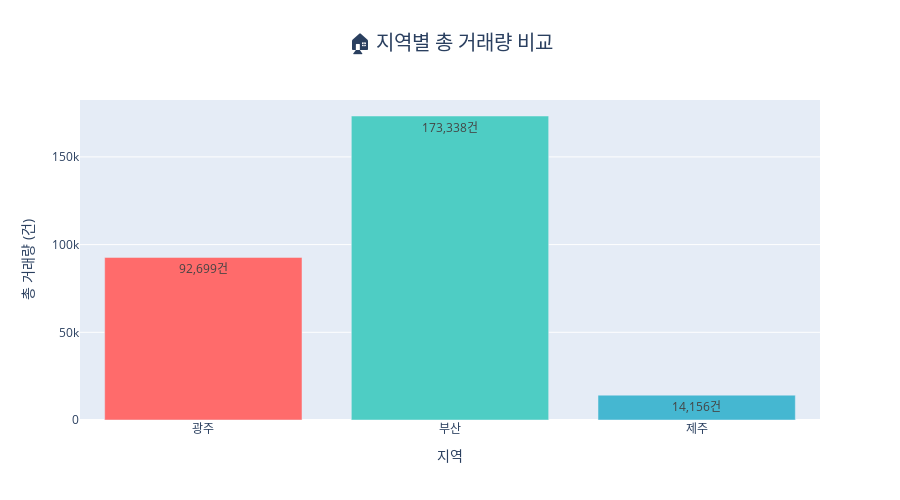
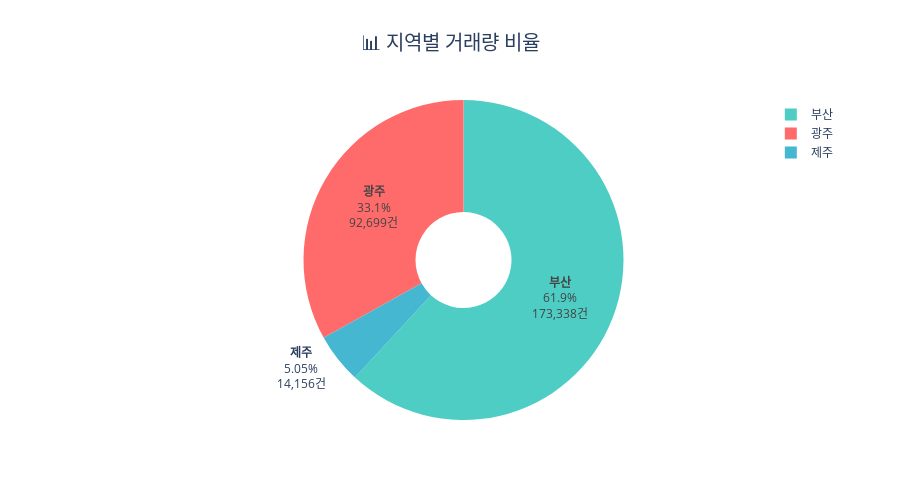

Notebook cell for these charts, in order:
### Code cell
# 아파트 총 거래량 분석


import pandas as pd
import numpy as np
import matplotlib.pyplot as plt
import seaborn as sns
from datetime import datetime
import plotly.express as px
import plotly.graph_objects as go
from plotly.subplots import make_subplots
import warnings
warnings.filterwarnings('ignore')

# 한글 폰트 설정
plt.rcParams['font.family'] = 'DejaVu Sans'
plt.rcParams['axes.unicode_minus'] = False

class StepByStepAnalyzer:
    def __init__(self, data_path='data/'):
        self.data_path = data_path
        self.regions = ['광주', '부산', '제주']
        self.raw_data = {}
        
    def load_and_explore_raw_data(self):
        """원본 데이터 로드 및 구조 탐색"""
        print("=== 1단계: 원본 데이터 구조 파악 ===")
        
        for region in self.regions:
            print(f"\n📍 [{region}] 데이터 분석:")
            self.raw_data[region] = []
            
            for i in range(1, 6):
                try:
                    filename = f"{region}_아파트_{i}.csv"
                    filepath = f"{self.data_path}{filename}"
                    
                    # 다양한 인코딩으로 시도
                    for encoding in ['utf-8', 'cp949', 'euc-kr']:
                        try:
                            df = pd.read_csv(filepath, encoding=encoding)
                            self.raw_data[region].append(df)
                            
                            print(f"  📄 {filename}: {len(df)}건, {len(df.columns)}개 컬럼")
                            
                            # 첫 번째 파일의 컬럼 구조 상세 분석
                            if i == 1:
                                print(f"  📋 컬럼 목록:")
                                for idx, col in enumerate(df.columns, 1):
                                    print(f"    {idx:2d}. {col}")
                                
                                print(f"  📊 샘플 데이터 (상위 3건):")
                                print(df.head(3).to_string())
                                print("-" * 80)
                            break
                        except UnicodeDecodeError:
                            continue
                    
                except Exception as e:
                    print(f"  ❌ {filename} 로드 실패: {e}")
    
    def analyze_total_transaction_volume(self):
        """총거래량 분석"""
        print("\n=== 2단계: 총거래량 분석 ===")
        
        transaction_summary = []
        
        for region in self.regions:
            if not self.raw_data[region]:
                continue
                
            print(f"\n🏠 [{region}] 거래량 분석:")
            
            region_total = 0
            file_breakdown = []
            
            for i, df in enumerate(self.raw_data[region], 1):
                file_count = len(df)
                region_total += file_count
                file_breakdown.append(f"파일{i}: {file_count:,}건")
                
            print(f"  📁 파일별 거래량: {', '.join(file_breakdown)}")
            print(f"  📈 총 거래량: {region_total:,}건")
            
            # 전체 데이터 결합
            combined_df = pd.concat(self.raw_data[region], ignore_index=True)
            
            # 날짜 컬럼 찾기
            date_cols = [col for col in combined_df.columns if any(keyword in col.lower() 
                        for keyword in ['날짜', 'date', '계약', '거래', '년', '월'])]
            
            print(f"  📅 발견된 날짜 관련 컬럼: {date_cols}")
            
            # 날짜별 분석 시도
            if date_cols:
                self.analyze_temporal_patterns(combined_df, region, date_cols)
            
            transaction_summary.append({
                '지역': region,
                '총거래량': region_total,
                '파일수': len(self.raw_data[region]),
                '평균파일크기': region_total // len(self.raw_data[region]) if self.raw_data[region] else 0
            })
        
        # 거래량 비교 시각화
        self.visualize_transaction_volume(transaction_summary)
        
        return transaction_summary
    
    def analyze_temporal_patterns(self, df, region, date_cols):
        """시간별 패턴 분석"""
        print(f"  🕐 시간별 패턴 분석:")
        
        for date_col in date_cols[:2]:  # 상위 2개 날짜 컬럼만 시도
            try:
                # 다양한 날짜 형식 시도
                date_formats = ['%Y-%m-%d', '%Y.%m.%d', '%Y/%m/%d', '%Y-%m', '%Y.%m']
                
                for fmt in date_formats:
                    try:
                        df['parsed_date'] = pd.to_datetime(df[date_col], format=fmt)
                        break
                    except:
                        continue
                else:
                    # 자동 파싱 시도
                    df['parsed_date'] = pd.to_datetime(df[date_col], errors='coerce')
                
                if 'parsed_date' in df.columns and not df['parsed_date'].isna().all():
                    # 연도별 집계
                    yearly = df.groupby(df['parsed_date'].dt.year).size()
                    print(f"    📊 {date_col} 기준 연도별 거래량:")
                    for year, count in yearly.items():
                        if pd.notna(year):
                            print(f"      {int(year)}년: {count:,}건")
                    
                    # 월별 집계 (최근 연도)
                    if len(yearly) > 0:
                        latest_year = yearly.index.max()
                        if pd.notna(latest_year):
                            monthly = df[df['parsed_date'].dt.year == latest_year].groupby(
                                df['parsed_date'].dt.month).size()
                            print(f"    📅 {int(latest_year)}년 월별 거래량:")
                            for month, count in monthly.items():
                                if pd.notna(month):
                                    print(f"      {int(month):2d}월: {count:,}건")
                    break
                    
            except Exception as e:
                print(f"    ⚠️ {date_col} 날짜 파싱 실패: {e}")
    
    def visualize_transaction_volume(self, summary_data):
        """거래량 시각화"""
        print(f"\n=== 3단계: 거래량 시각화 ===")
        
        df_summary = pd.DataFrame(summary_data)
        
        # 1. Plotly 인터랙티브 바차트
        fig = go.Figure()
        
        colors = ['#FF6B6B', '#4ECDC4', '#45B7D1']
        
        fig.add_trace(go.Bar(
            x=df_summary['지역'],
            y=df_summary['총거래량'],
            text=df_summary['총거래량'].apply(lambda x: f'{x:,}건'),
            textposition='auto',
            marker_color=colors,
            hovertemplate='<b>%{x}</b><br>총 거래량: %{y:,}건<br>파일 수: %{customdata}개<extra></extra>',
            customdata=df_summary['파일수']
        ))
        
        fig.update_layout(
            title='🏠 지역별 총 거래량 비교',
            title_x=0.5,
            title_font_size=20,
            xaxis_title='지역',
            yaxis_title='총 거래량 (건)',
            showlegend=False,
            height=500
        )
        
        fig.show()
        
        # 2. 거래량 비율 파이차트
        fig2 = go.Figure(data=[go.Pie(
            labels=df_summary['지역'],
            values=df_summary['총거래량'],
            hole=0.3,
            marker_colors=colors,
            textinfo='label+percent+value',
            texttemplate='<b>%{label}</b><br>%{percent}<br>%{value:,}건'
        )])
        
        fig2.update_layout(
            title='📊 지역별 거래량 비율',
            title_x=0.5,
            title_font_size=20,
            height=500
        )
        
        fig2.show()
        
        # 3. 요약 통계
        total_transactions = df_summary['총거래량'].sum()
        print(f"\n📈 거래량 요약:")
        print(f"  🔢 전체 거래량: {total_transactions:,}건")
        
        for _, row in df_summary.iterrows():
            percentage = (row['총거래량'] / total_transactions) * 100
            print(f"  📍 {row['지역']}: {row['총거래량']:,}건 ({percentage:.1f}%)")
    
    def run_step1_analysis(self):
        """1단계 분석 실행"""
        print("🚀 부동산 데이터 단계별 분석 시작!")
        print("=" * 60)
        
        # 단계별 실행
        self.load_and_explore_raw_data()
        summary = self.analyze_total_transaction_volume()
        
        
        return summary

# 분석 실행
analyzer = StepByStepAnalyzer()
results = analyzer.run_step1_analysis()

### Figure 1 — Plotly figure (JSON) as saved in the notebook; plotly's stock layout.template omitted (floating-point values rounded to 4 significant figures)
{"data": [{"customdata": [5, 5, 5], "hovertemplate": "<b>%{x}</b><br>총 거래량: %{y:,}건<br>파일 수: %{customdata}개<extra></extra>", "marker": {"color": ["#FF6B6B", "#4ECDC4", "#45B7D1"]}, "text": ["92,699건", "173,338건", "14,156건"], "textposition": "auto", "type": "bar", "x": ["광주", "부산", "제주"], "y": [92699, 173338, 14156]}], "layout": {"height": 500, "showlegend": false, "title": {"font": {"size": 20}, "text": "🏠 지역별 총 거래량 비교", "x": 0.5}, "xaxis": {"title": {"text": "지역"}}, "yaxis": {"title": {"text": "총 거래량 (건)"}}}}

### Figure 2 — Plotly figure (JSON) as saved in the notebook; plotly's stock layout.template omitted (floating-point values rounded to 4 significant figures)
{"data": [{"hole": 0.3, "labels": ["광주", "부산", "제주"], "marker": {"colors": ["#FF6B6B", "#4ECDC4", "#45B7D1"]}, "textinfo": "label+percent+value", "texttemplate": "<b>%{label}</b><br>%{percent}<br>%{value:,}건", "type": "pie", "values": [92699, 173338, 14156]}], "layout": {"height": 500, "title": {"font": {"size": 20}, "text": "📊 지역별 거래량 비율", "x": 0.5}}}
